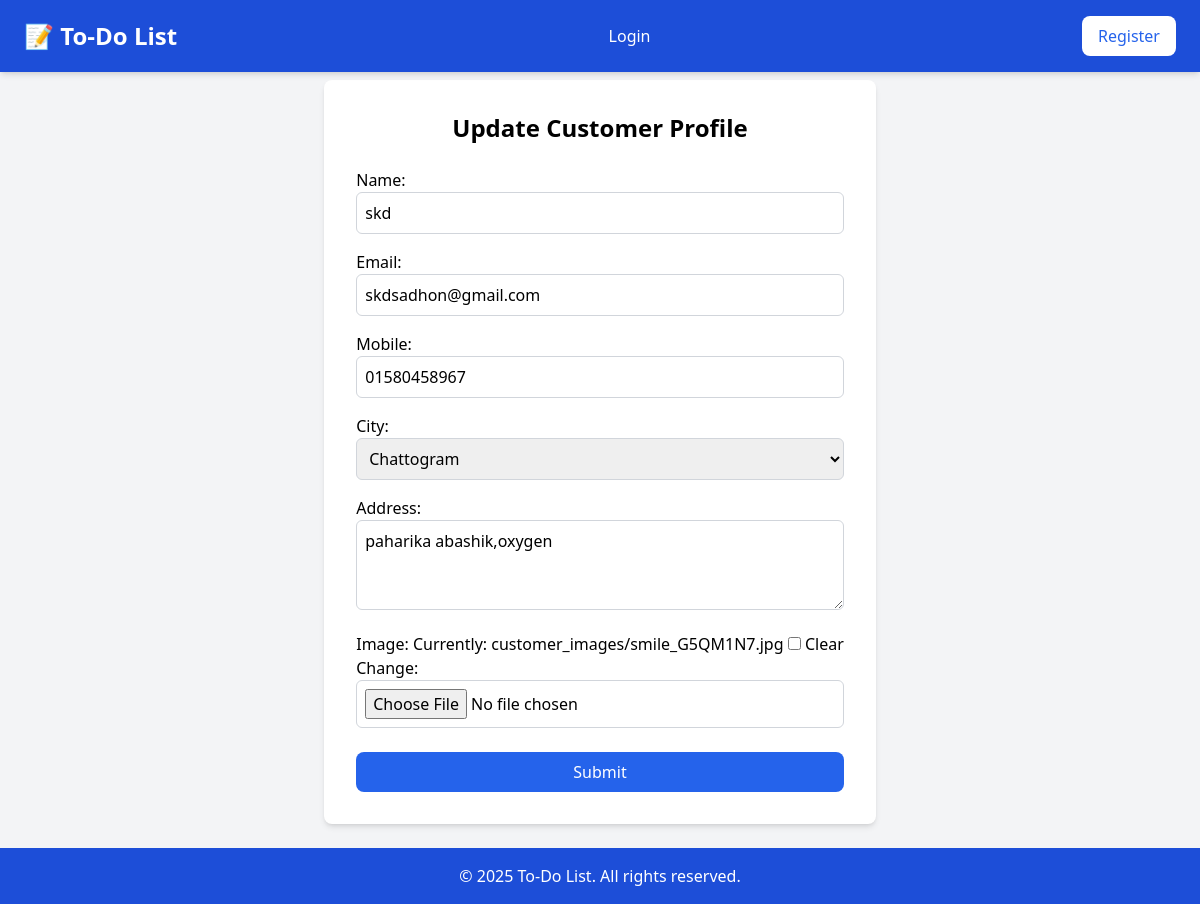
The app's page /update-profile/1/ with its own data.
### task/models.py (models this page shows, shortened)
class Customer(models.Model):
    user = models.ForeignKey(User, on_delete=models.CASCADE)
    name = models.CharField(max_length=100)
    email = models.EmailField(unique=True)
    mobile = models.CharField(max_length=20)
    city = models.CharField(max_length=20, choices=BANGLADESH_STATES)
    address = models.TextField(default='')
    image = models.ImageField(upload_to='customer_images/', blank=True, null=True)

### task/views.py (the view)
# urls.py: path('update-profile/<int:pk>/',UpdateCustomerProfileView.as_view(), name='update-profile'),
class UpdateCustomerProfileView(UpdateView):
    model= Customer
    form_class =CreateCustomerProfileForm
    template_name = 'task/updatecustomerprofile.html'
    success_url= reverse_lazy('profile')

### task/forms.py
class CreateCustomerProfileForm(forms.ModelForm):
    class Meta:
        model = Customer
        fields = ['name', 'email', 'mobile', 'city', 'address', 'image']
        widgets = {
            'name': forms.TextInput(attrs={'class': 'w-full p-2 border border-gray-300 rounded-md focus:ring-2 focus:ring-blue-500 focus:outline-none'}),
            'email': forms.EmailInput(attrs={'class': 'w-full p-2 border border-gray-300 rounded-md focus:ring-2 focus:ring-blue-500 focus:outline-none'}),
            'mobile': forms.TextInput(attrs={'class': 'w-full p-2 border border-gray-300 rounded-md focus:ring-2 focus:ring-blue-500 focus:outline-none'}),
            'city': forms.Select(attrs={'class': 'w-full p-2 border border-gray-300 rounded-md focus:ring-2 focus:ring-blue-500 focus:outline-none'}),
            'address': forms.Textarea(attrs={'class': 'w-full p-2 border border-gray-300 rounded-md focus:ring-2 focus:ring-blue-500 focus:outline-none', 'rows': 3}),
            'image': forms.ClearableFileInput(attrs={'class': 'w-full p-2 border border-gray-300 rounded-md focus:ring-2 focus:ring-blue-500 focus:outline-none'}),
        }

### task/templates/task/updatecustomerprofile.html (shortened to what this page needs)
{% extends 'task/base.html' %}
{% load static %}
{% block main-content %}
<form method="post" enctype="multipart/form-data" class="max-w-2xl mx-auto bg-white p-8 rounded-lg shadow-md">
    <h2 class="text-2xl font-bold text-center mb-6">Update Customer Profile</h2>
    <div class="space-y-4">
        {{ form.as_p }}
    </div>
    <button type="submit" class="w-full bg-blue-600 text-white py-2 mt-6 px-4 rounded-lg hover:bg-blue-700 transition">
        Submit
    </button>
</form>
{% endblock main-content %}

### records on screen
Customer: name "skd", email "skdsadhon@gmail.com", mobile "01580458967", city "Chattogram", address "paharika abashik,oxygen"
